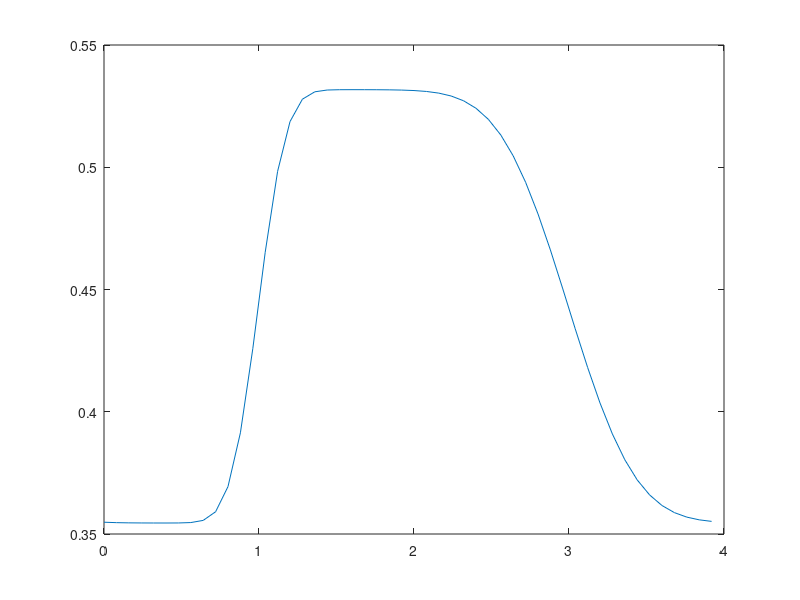
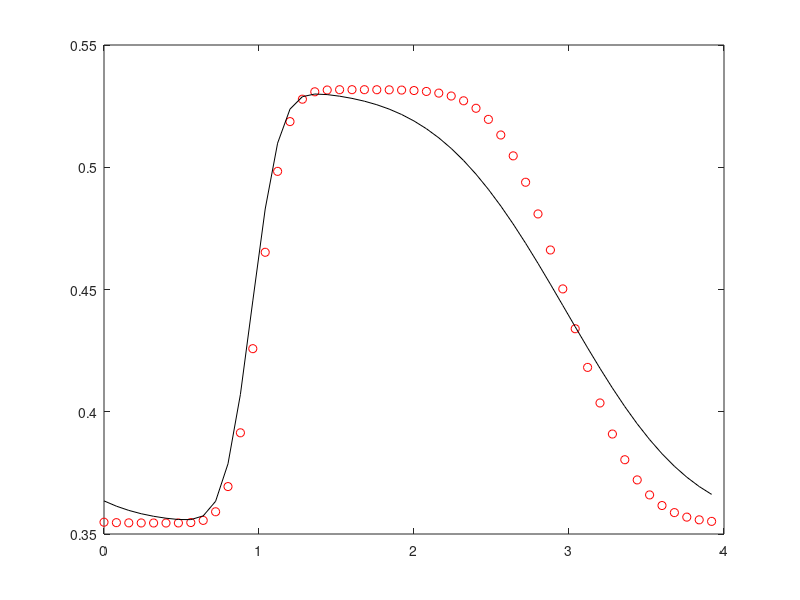

Source code (MATLAB) for these figures, in order:
clear all
close all
clc
format long

%%exact solution
L=4;
N=50;
dx=L/N;
x=[0:dx:L-dx]';
T=5;
% M=100;
M=200;
dt=T/M;
t=[0:dt:T];
a=2;
c0=@(x) 0*x;
ni=1/100;
s=@(x) exp(-((x-L/4)/(L/20)).^2);
y0=c0(x);
c0hat=fft(y0);
s0=s(x);
s0hat=fft(s0);
k=[0,1:N/2,-N/2+1:-1]';
omegak=(2*pi*k)./L;
alfaka=-a*(j)*omegak+ni*(j)^2*omegak.^2;
sThat=s0hat;
sThat(1)=sThat(1)*T;
sThat(2:N)=sThat(2:N).*((exp(alfaka(2:N)*T)-1)./alfaka(2:N));
chatk=exp(alfaka*T).*c0hat+sThat;
y_exact=ifft(chatk);

figure(1)
plot(x,real(y_exact));

%%numerical solution
mi=ni*(dt/dx.^2);
A1=(1-2*mi)*ones(1,length(x));
A2=mi*ones(1,length(x)-1);
A_EE=diag(A1)+diag(A2,1)+diag(A2,-1);
A_EE(1,end)=mi;
A_EE(end,1)=mi;
lambda=a*(dt/dx);
A3=(1-lambda)*ones(1,length(x));
A4=lambda*ones(1,length(x)-1);
A_UP=diag(A3)+diag(A4,-1);
A_UP(1,end)=lambda;
c_old=y0;

for i=1:length(t)-1
    c_new=A_EE*c_old+A_UP*c_old+dt*s0;
    c_new=c_new-c_old;
    c_old=c_new
end

figure(2)
plot(x,real(y_exact),'ro',x,c_new,'k')

if lambda/2+ni<=0.5
    disp 'stable'
else disp 'unstable'
end

% mibinim ke ba M=100 tabe ma unstable mshe
% va nemodarha dorost rasm nmishan, vali
% zamani ke M=200 entekhab mkonim tabe unstable
% mshe va nemodarha dorost rasm mishan